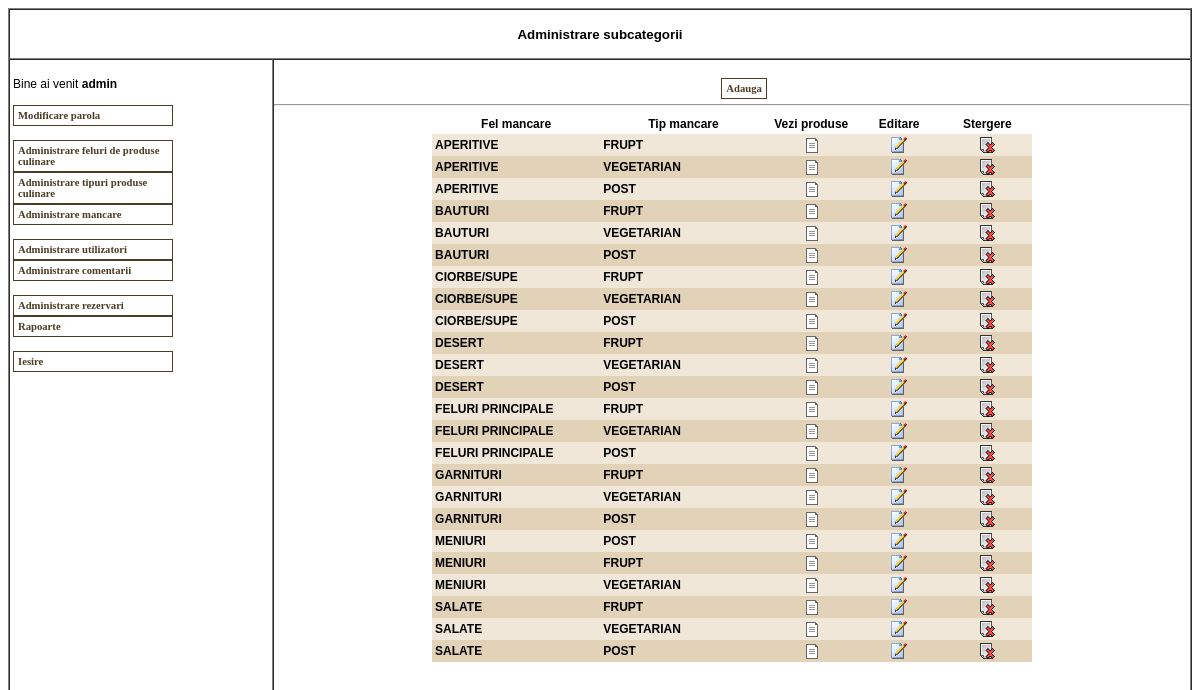
Page /admin/subcategorii.php (signed in) on the committed database.
### tables this page shows
CREATE TABLE `tsubcategorii` (
  `fIdSubcategorie` int(11) UNSIGNED NOT NULL,
  `fIdCategorie` int(11) UNSIGNED NOT NULL DEFAULT '0',
  `fNumeSubcategorie` varchar(100) NOT NULL DEFAULT ''
);

CREATE TABLE `tcategorii` (
  `fIdCategorie` int(11) UNSIGNED NOT NULL,
  `fNumeCategorie` varchar(50) NOT NULL DEFAULT ''
);

### admin/subcategorii.php (the view, shortened to what this page needs)
<?php
	include_once("../include/adminfunctions.inc.php");
$intIdCategorie = isset($_GET['intIdCategorie'])? $_GET['intIdCategorie'] : '';
?>
<html>
	<head>
		<link rel="stylesheet" href="../css/admin.css" type="text/css">
	</head>
	<body>
		<table cellpadding="0" cellspacing="0" border="1" width="100%" height="100%">
			<tr style="height: 50px; width: 100%;">
				<td colspan="2" style="font-weight: bold; text-align: center; height: 50px; width: 100%; font-family: Tahoma, Verdana, Arial; font-size: 10pt;">Administrare subcategorii </td>
			</tr>
			<tr>
				<td style="width: 200px;" valign="top">
				</td>
				<td style="width: 700px;" valign="top" align="center">
					<br>
					&nbsp; &nbsp; &nbsp; <a class="genLinkReverse" href="adaugasubcategorie.php<?php if ($intIdCategorie > 0) { echo "?intIdCategorie=$intIdCategorie"; } ?>">Adauga</a>
					<hr>
					<?php
						$strSQL = "SELECT tsubcategorii.*, tcategorii.fNumeCategorie FROM tsubcategorii, tcategorii WHERE tsubcategorii.fIdCategorie=tcategorii.fIdCategorie ";
						$strSQL .= " ORDER BY tcategorii.fNumeCategorie";
						$result = mysql_query($strSQL);
						echo "<table cellpadding=\"3\" cellspacing=\"0\" border=\"0\" width=\"600\" class=\"modelspecs\">\n";
						$intCount = 0;
						echo "<tr align=\"center\" style=\"font-weight: bold;\">";
						echo "<td width=\"200\">Fel mancare</td>";
						echo "<td width=\"200\">Tip mancare</td>";
						echo "<td width=\"80\">Vezi produse</td>";
						echo "<td width=\"80\">Editare</td>";
						echo "<td width=\"80\">Stergere</td>";
						echo "</tr>";
						while ($row = mysql_fetch_array($result)) {
							$intIdSubcategorie = $row['fIdSubcategorie'];
							$strNumeCategorie = $row['fNumeCategorie'];
							$strNumeSubcategorie = $row['fNumeSubcategorie'];
							if ($intCount % 2 == 0) {
								echo "<tr bgcolor=\"#F0E7D8\">";
							} else {
								echo "<tr bgcolor=\"#E2D2B8\">";
							}
							echo "<td width=\"200\"><b>$strNumeCategorie</b></td>\n";
							echo "<td width=\"200\"><b>$strNumeSubcategorie</b></td>\n";
							echo "<td align=\"center\" width=\"100\"><a href=\"produse.php?intIdSubcategorie=$intIdSubcategorie\"><img src=\"../images/details.gif\" border=\"0\"></a></td>\n";
							echo "<td align=\"center\" width=\"100\"><a href=\"editaresubcategorie.php?intIdSubcategorie=$intIdSubcategorie\"><img src=\"../images/edit.gif\" border=\"0\"></a></td>\n";
							echo "<td align=\"center\" width=\"100\"><a onclick=\"return confirmSubmit('Confirmati stergerea subcategoriei?')\" href=\"execute.php?action=stergeresubcategorie&intIdSubcategorie=$intIdSubcategorie\"><img src=\"../images/delete.gif\" border=\"0\"></a></td>\n";
							echo "</tr>\n";
							$intCount++;
						}
						echo "</table>\n";
					?>
				</td>
			</tr>
		</table>
	</body>
</html>

### css/admin.css (style rules this page uses)
.modelspecs { font-family: Tahoma, Verdana, Arial; font-size: 9pt; color: #000000; }
a.genLinkReverse { text-decoration: none; font-family: Tahoma, Verdana; font-size: 8pt; color: #4B3C23; background-color: #FFFFFF; font-weight: bold; padding: 4px; border: 1px solid #4B3C23; }

### rows in the picture
tsubcategorii: tcategorii.fNumeCategorie "APERITIVE", fNumeSubcategorie "FRUPT"
tsubcategorii: tcategorii.fNumeCategorie "APERITIVE", fNumeSubcategorie "VEGETARIAN"
tsubcategorii: tcategorii.fNumeCategorie "APERITIVE", fNumeSubcategorie "POST"
tsubcategorii: tcategorii.fNumeCategorie "BAUTURI", fNumeSubcategorie "FRUPT"
tsubcategorii: tcategorii.fNumeCategorie "BAUTURI", fNumeSubcategorie "VEGETARIAN"
tsubcategorii: tcategorii.fNumeCategorie "BAUTURI", fNumeSubcategorie "POST"
tsubcategorii: tcategorii.fNumeCategorie "CIORBE/SUPE", fNumeSubcategorie "FRUPT"
tsubcategorii: tcategorii.fNumeCategorie "CIORBE/SUPE", fNumeSubcategorie "VEGETARIAN"
tsubcategorii: tcategorii.fNumeCategorie "CIORBE/SUPE", fNumeSubcategorie "POST"
tsubcategorii: tcategorii.fNumeCategorie "DESERT", fNumeSubcategorie "FRUPT"
tsubcategorii: tcategorii.fNumeCategorie "DESERT", fNumeSubcategorie "VEGETARIAN"
tsubcategorii: tcategorii.fNumeCategorie "DESERT", fNumeSubcategorie "POST"
tsubcategorii: tcategorii.fNumeCategorie "FELURI PRINCIPALE", fNumeSubcategorie "FRUPT"
tsubcategorii: tcategorii.fNumeCategorie "FELURI PRINCIPALE", fNumeSubcategorie "VEGETARIAN"
tsubcategorii: tcategorii.fNumeCategorie "FELURI PRINCIPALE", fNumeSubcategorie "POST"
tsubcategorii: tcategorii.fNumeCategorie "GARNITURI", fNumeSubcategorie "FRUPT"
tsubcategorii: tcategorii.fNumeCategorie "GARNITURI", fNumeSubcategorie "VEGETARIAN"
tsubcategorii: tcategorii.fNumeCategorie "GARNITURI", fNumeSubcategorie "POST"
tsubcategorii: tcategorii.fNumeCategorie "MENIURI", fNumeSubcategorie "POST"
tsubcategorii: tcategorii.fNumeCategorie "MENIURI", fNumeSubcategorie "FRUPT"
tsubcategorii: tcategorii.fNumeCategorie "MENIURI", fNumeSubcategorie "VEGETARIAN"
tsubcategorii: tcategorii.fNumeCategorie "SALATE", fNumeSubcategorie "FRUPT"
tsubcategorii: tcategorii.fNumeCategorie "SALATE", fNumeSubcategorie "VEGETARIAN"
tsubcategorii: tcategorii.fNumeCategorie "SALATE", fNumeSubcategorie "POST"

### other values in the picture
$strUsername "admin"
